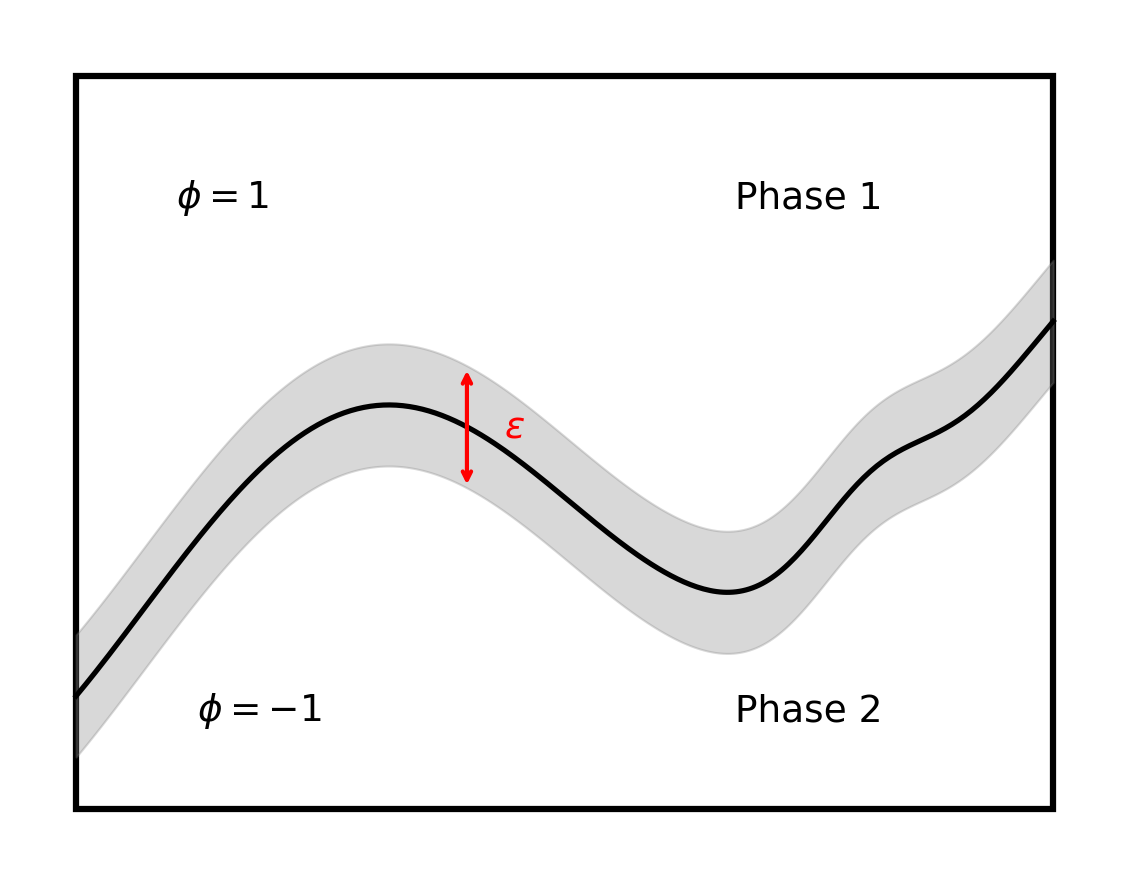

Here is the Python script that generated this plot:
"""
Draft visualization for phase diagram with wavy boundary.
The boundary is a sinusoidal-like curve going from left to right,
separating Phase 1 (top, phi=1) from Phase 2 (bottom, phi=-1).
The curve has an S-shape / snake shape going roughly from bottom-left to top-right area.
"""
import matplotlib.pyplot as plt
import numpy as np
import matplotlib.patches as mpatches

fig, ax = plt.subplots(1, 1, figsize=(8, 6))

# Box dimensions
box_w, box_h = 8, 6

# Draw outer box
rect = plt.Rectangle((0, 0), box_w, box_h, linewidth=3, edgecolor='black', facecolor='white')
ax.add_patch(rect)

# The wavy boundary curve
# Looking at the image: the curve starts from the left edge near the bottom,
# goes up in an S-shape, then continues to the right edge near the middle-top
# It's like a sinusoidal wave superimposed on a slightly rising line

x = np.linspace(0, box_w, 300)

# The curve appears to go:
# - starts at left edge around y=1.5 (low)
# - rises up to about y=4.5 (high) around x=3
# - dips back down to about y=2 around x=5
# - rises to about y=4.5 around x=6.5 (with a bump/hump)
# - levels off around y=3.5 near the right edge

# Let me try a combination: a baseline that rises slightly + sinusoidal wave
# Base: slight upward slope
base = 1.5 + 0.25 * x

# Sinusoidal wave with varying amplitude
# Main S-curve wave
wave = 1.2 * np.sin(0.9 * x - 0.5)

# Additional bump near right side
bump = 0.6 * np.exp(-((x - 6.5)**2) / 0.5)

y_boundary = base + wave + bump

# Clip to box
y_boundary = np.clip(y_boundary, 0.2, box_h - 0.2)

# Draw the interface band (gray shaded)
epsilon = 0.5  # half-width of interface
ax.fill_between(x, y_boundary - epsilon, y_boundary + epsilon,
                color='gray', alpha=0.3, zorder=2)

# Draw the boundary curve itself
ax.plot(x, y_boundary, 'k-', linewidth=2.5, zorder=3)

# Labels
ax.text(1.2, 5, r'$\phi = 1$', fontsize=18, ha='center', va='center')
ax.text(6, 5, 'Phase 1', fontsize=18, ha='center', va='center')
ax.text(1.5, 0.8, r'$\phi = -1$', fontsize=18, ha='center', va='center')
ax.text(6, 0.8, 'Phase 2', fontsize=18, ha='center', va='center')

# Epsilon arrow (red, double-headed)
arrow_x = 3.2
arrow_y_bottom = y_boundary[int(3.2/box_w * 300)] - epsilon
arrow_y_top = y_boundary[int(3.2/box_w * 300)] + epsilon
ax.annotate('', xy=(arrow_x, arrow_y_top), xytext=(arrow_x, arrow_y_bottom),
            arrowprops=dict(arrowstyle='<->', color='red', lw=2))
ax.text(arrow_x + 0.3, (arrow_y_top + arrow_y_bottom)/2, r'$\varepsilon$',
        fontsize=18, color='red', ha='left', va='center')

ax.set_xlim(-0.5, box_w + 0.5)
ax.set_ylim(-0.5, box_h + 0.5)
ax.set_aspect('equal')
ax.axis('off')

plt.tight_layout()
plt.savefig('/Users/mingheiwong/Desktop/MathThermoCourseLatex/TikzPlayground/TestCase1-opus/draft.png',
            dpi=150, bbox_inches='tight')
plt.close()
print("Draft saved.")
print(f"Boundary y-range: {y_boundary.min():.2f} to {y_boundary.max():.2f}")
print(f"Boundary at x=0: {y_boundary[0]:.2f}")
print(f"Boundary at x=4: {y_boundary[150]:.2f}")
print(f"Boundary at x=8: {y_boundary[-1]:.2f}")
